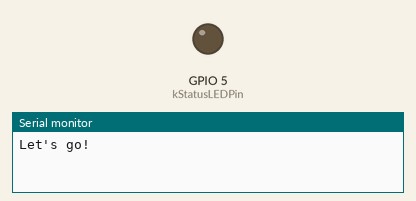
Simulated run of this sketch. Board: ESP8266 (NodeMCU). Shown: output pins drawn as LEDs (lit = HIGH), the last lines printed to the serial monitor. WiFi joins after 1.5 s; servers stay silent unless stated; a WiFi scan finds three made-up networks; storage starts empty. At 3.9 s the program puts the board to deep sleep or switches it off; the recording ends there.

Above: at 0.1 s.
At 2.2 s:
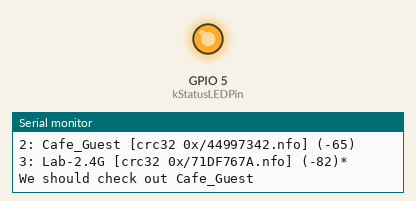
Timing chart, 0 to 3.9 s (numbered marks = the images above):
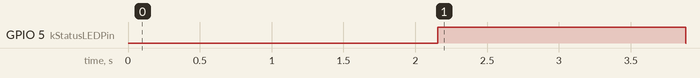

Measured:
- by itself, GPIO 5 (kStatusLEDPin): LOW → HIGH at 2.2 s, → LOW 1.7 s later

The sketch:

PortalPlucker.ino
```cpp
#include "ESP8266WiFi.h"
#include <SPI.h>
#include <SD.h>

#define DEBUG_ESP_HTTP_CLIENT
#define DEBUG_ESP_PORT  Serial

#include <ESP8266HTTPClient.h>

// On the ESP8266, connect the SD card this way...
// SD card -> ESP pin
// DI(MOSI) -> IO13
// DO(MISO) -> IO12
// SCLK -> IO14
// CS -> IO2 (this just needs to be a free IO pin)

SDClass gCard;
const int kSDChipSelectPin = 2;

// On the Sparkfun ESP8266 Thing there's an LED on pin 5
const int kStatusLEDPin = 5;

// Where the portal results will be stored
char* kResultsDir = "/portals";

// Simple error reporting by counts of short flashes
// with a bigger pause between them
void statusFlash(int aCount)
{
  for (int i = 0; i < aCount; i++)
  {
    digitalWrite(kStatusLEDPin, HIGH);
    delay(300);
    digitalWrite(kStatusLEDPin, LOW);
    delay(300);
  }
  delay(1000);
}

void setup() {
  Serial.begin(115200);
  Serial.println("Let's go!");

  pinMode(kStatusLEDPin, OUTPUT);

  // Set WiFi to station mode and disconnect from an AP if it was previously connected
  WiFi.mode(WIFI_STA);
  WiFi.disconnect();
  delay(100);

  Serial.print("\nSetting up SD card...");
  if (!gCard.begin(kSDChipSelectPin, SPI_HALF_SPEED))
  {
    Serial.println("Failed");
    // Failed.  Not worth going any further
    while (1)
    {
      statusFlash(1);
    }
  }

#if 0 // Fails to create the folder, let's not bother with it...
  // Check for the results directory
  if (!gCard.exists(kResultsDir)) {
    Serial.print(kResultsDir);
    Serial.println(" not found.  Creating.");
    if (!gCard.mkdir(kResultsDir))
    {
      Serial.println("Failed.");
//      while (1)
      {
        statusFlash(2);
      }
    }
  }
#endif

  Serial.println("Setup done");
}

bool recordedYet(const char* anSSID)
{
  return gCard.exists(anSSID);
}

const size_t kHeadersOfInterestCount = 4;
const char* kHeadersOfInterest[kHeadersOfInterestCount] = {
  "Location",
  "P3P",
  "Cache-Control",
  "Server"
};

void loop() {
  Serial.println("scan start");

  // WiFi.scanNetworks will return the number of networks found
  int n = WiFi.scanNetworks();
  Serial.println("scan done");
  if (n == 0)
    Serial.println("no networks found");
  else
  {
    int chosenNetwork = -1;
    int strongestSignal = -1000;
    uint32_t SSIDcrc32; // So we can fit arbitrary SSID names
                        // into 8.3 filenames
    char filename[14]; // space for 8.3 plus \0
    Serial.print(n);
    Serial.println(" networks found");
    for (int i = 0; i < n; ++i)
    {
      // Print SSID and RSSI for each network found
      Serial.print(i + 1);
      Serial.print(": ");
      Serial.print(WiFi.SSID(i));
      SSIDcrc32 = crc32(WiFi.SSID(i).c_str(), WiFi.SSID(i).length());
      sprintf(filename, "/%02X.nfo", SSIDcrc32);
Serial.print(" [crc32 0x");
Serial.print(filename);
Serial.print("]");
      Serial.print(" (");
      Serial.print(WiFi.RSSI(i));
      Serial.print(")");
      Serial.println((WiFi.encryptionType(i) == ENC_TYPE_NONE)?" ":"*");
      if ((WiFi.encryptionType(i) == ENC_TYPE_NONE) && !recordedYet(filename))
      {
        // This is a candidate to connect to...
        if (WiFi.RSSI(i) > strongestSignal)
        {
          // It's the strongest signal so far...
          strongestSignal = WiFi.RSSI(i);
          chosenNetwork = i;
        }
      }
      delay(10);
    }
    if (chosenNetwork > -1)
    {
      Serial.print("We should check out ");
      Serial.print(WiFi.SSID(chosenNetwork));
      WiFi.begin(WiFi.SSID(chosenNetwork).c_str());

      digitalWrite(kStatusLEDPin, HIGH);
      unsigned long start = millis();
      while ((millis()-start < 5000UL) && (WiFi.status() != WL_CONNECTED))
      {
        delay(500);
        Serial.print(".");
      }
      if (millis()-start < 5000UL)
      {
        // We've connected
        Serial.println("Connected to WiFi");
        // Let's start logging details
        SSIDcrc32 = crc32(WiFi.SSID().c_str(), WiFi.SSID().length());
        sprintf(filename, "/%02X.log", SSIDcrc32);
        // Open the file
        File logFile = gCard.open(filename, FILE_WRITE);

        if (logFile)
        {
          // Start by trying to get to the Internet proper
          String url = "http://detectportal.firefox.com/success.txt";
          HTTPClient http;

          int httpCode = 1;

          // Loop while we're getting continues or redirects from
          // the server
          // FIXME Should probably limit how many redirects we do too
          while ( ((httpCode > 0) && (httpCode < 200))
            || ((httpCode > 299) && (httpCode < 400)) )
          {
            Serial.print("Connecting to ");
            Serial.println(url);
            logFile.print("Connecting to ");
            logFile.println(url);
            if (url.indexOf("https") == -1)
            {
              // Plain HTTP
              http.begin(url);
            }
            else
            {
// Dummy https fingerprint, coupled
              http.begin(url, "*");
            }
            http.collectHeaders(kHeadersOfInterest, kHeadersOfInterestCount);
            // start connection and send HTTP header
            httpCode = http.GET();
            Serial.printf("[HTTP] GET... code: %d\n", httpCode);
            logFile.printf("[HTTP] GET... code: %d\n", httpCode);
            if(httpCode) {
              // HTTP header has been send and Server response header has been handled
              // Dump the headers
              Serial.print("Headers:");
              Serial.println(http.headers());
              logFile.print("Headers:");
              logFile.println(http.headers());
              for (int i =0; i < http.headers(); i++)
              {
                Serial.println(http.header(i));
                logFile.println(http.header(i));
              }
              while (http.connected())
              {
                WiFiClient* client = http.getStreamPtr();
                if (client->available())
                {
                  char c = client->read();
                  Serial.print(c);
                  logFile.print(c);
                  delay(1);
                }
              }
              Serial.println();
              logFile.println();

              if ((httpCode >= 300) && (httpCode < 400))
              {
                // It's a redirect
                // Location header will be something like...
                // https://portal.moovmanage.com/setup/28002/2?res=notyet&uamip=10.0.0.1&uamport=3990&challenge=0a19759645a230339353930b2856da3d&called=04-F0-21-11-0A-FB&mac=5C-CF-7F-8A-F8-D8&ip=10.0.0.103&nasid=28002&sessionid=5a7109c300000004&ssl=https%3a%2f%2f1.0.0.1%3a4990%2f&userurl=http%3a%2f%2fdetectportal.firefox.com%2fsuccess.txt&md=782E10B091AAEE6A19AB28ADB4F899F6
                // ...or...
                // https://www.btopenzone.com:8443/home?CPURL=http%3A%2F%2Fhome.bt.com
                // ...or...
                // https://virgin.passengerwifi.com/index.php?OriginalURL=http%3A%2F%2Fdetectportal.firefox.com%2Fsuccess.txt
                // ...or...
                // https://www.bitbuzz.net/cp/?redirect=http%253A%252F%252Fdetectportal%252Efirefox%252Ecom%252Fsuccess%252Etxt&timeout=604800&gateway=62%2e253%2e196%2e26%3a5280&mac=5c%3acf%3a7f%3a8a%3af8%3ad8&token=%241%2413516515%24d1TIySGj4bsQDpSQ8saao%2f
                Serial.print("Redirecting to ");
                Serial.println(http.header("Location"));
                logFile.print("Redirecting to ");
                logFile.println(http.header("Location"));

                url = http.header("Location");
              }
            }
          }
          logFile.close();
        }
        else
        {
          Serial.print("Failed to open file ");
          Serial.println(filename);
        }

        // Record some stats too
        sprintf(filename, "/%02X.nfo", SSIDcrc32);
        File infoFile = gCard.open(filename, FILE_WRITE);
        if (infoFile)
        {
          infoFile.print("Our IP: ");
          infoFile.println(WiFi.localIP());
          infoFile.print("Gateway IP: ");
          infoFile.println(WiFi.gatewayIP());
          infoFile.print("DNS IP: ");
          infoFile.println(WiFi.dnsIP());
          infoFile.print("BSSID: ");
          infoFile.println(WiFi.BSSIDstr());
          infoFile.print("SSID: ");
          infoFile.println(WiFi.SSID());
          infoFile.print("RSSI: ");
          infoFile.println(WiFi.RSSI());
          infoFile.close();
        }
        else
        {
          Serial.print("Failed to open file ");
          Serial.println(filename);
        }
        Serial.print("Our IP: ");
        Serial.println(WiFi.localIP());
        Serial.print("Gateway IP: ");
        Serial.println(WiFi.gatewayIP());
        Serial.print("DNS IP: ");
        Serial.println(WiFi.dnsIP());
        Serial.print("BSSID: ");
        Serial.println(WiFi.BSSIDstr());
        Serial.print("SSID: ");
        Serial.println(WiFi.SSID());
        Serial.print("RSSI: ");
        Serial.println(WiFi.RSSI());
      }
      else
      {
        Serial.println("Timed out");
      }
      WiFi.disconnect();
      digitalWrite(kStatusLEDPin, LOW);
    }
    else
    {
      Serial.println("No useful networks to look into");
    }
  }
  Serial.println("");

  // Wait a bit before scanning again
  //delay(5000);
// FIXME Only try a number of loops, then drop to deep sleep with
   Serial.println("Sleeping...");
   ESP.deepSleep(2*60*1000*1000UL); // sleep for 2 mins
   // NB: Need to hook GPIO16(DTR on the Sparkfun Thing) to
   // RST too for this to work
}
```

crc32.ino
```cpp
// Simple CRC32 implementation
// Taken from https://web.archive.org/web/20080303102530/http://c.snippets.org/snip_lister.php?fname=crc_32.c

#define UPDC32(octet,crc) (crc_32_tab[((crc)\
     ^ ((uint8_t)octet)) & 0xff] ^ ((crc) >> 8))

static uint32_t crc_32_tab[] = { /* CRC polynomial 0xedb88320 */
0x00000000, 0x77073096, 0xee0e612c, 0x990951ba, 0x076dc419, 0x706af48f,
0xe963a535, 0x9e6495a3, 0x0edb8832, 0x79dcb8a4, 0xe0d5e91e, 0x97d2d988,
0x09b64c2b, 0x7eb17cbd, 0xe7b82d07, 0x90bf1d91, 0x1db71064, 0x6ab020f2,
0xf3b97148, 0x84be41de, 0x1adad47d, 0x6ddde4eb, 0xf4d4b551, 0x83d385c7,
0x136c9856, 0x646ba8c0, 0xfd62f97a, 0x8a65c9ec, 0x14015c4f, 0x63066cd9,
0xfa0f3d63, 0x8d080df5, 0x3b6e20c8, 0x4c69105e, 0xd56041e4, 0xa2677172,
0x3c03e4d1, 0x4b04d447, 0xd20d85fd, 0xa50ab56b, 0x35b5a8fa, 0x42b2986c,
0xdbbbc9d6, 0xacbcf940, 0x32d86ce3, 0x45df5c75, 0xdcd60dcf, 0xabd13d59,
0x26d930ac, 0x51de003a, 0xc8d75180, 0xbfd06116, 0x21b4f4b5, 0x56b3c423,
0xcfba9599, 0xb8bda50f, 0x2802b89e, 0x5f058808, 0xc60cd9b2, 0xb10be924,
0x2f6f7c87, 0x58684c11, 0xc1611dab, 0xb6662d3d, 0x76dc4190, 0x01db7106,
0x98d220bc, 0xefd5102a, 0x71b18589, 0x06b6b51f, 0x9fbfe4a5, 0xe8b8d433,
0x7807c9a2, 0x0f00f934, 0x9609a88e, 0xe10e9818, 0x7f6a0dbb, 0x086d3d2d,
0x91646c97, 0xe6635c01, 0x6b6b51f4, 0x1c6c6162, 0x856530d8, 0xf262004e,
0x6c0695ed, 0x1b01a57b, 0x8208f4c1, 0xf50fc457, 0x65b0d9c6, 0x12b7e950,
0x8bbeb8ea, 0xfcb9887c, 0x62dd1ddf, 0x15da2d49, 0x8cd37cf3, 0xfbd44c65,
0x4db26158, 0x3ab551ce, 0xa3bc0074, 0xd4bb30e2, 0x4adfa541, 0x3dd895d7,
0xa4d1c46d, 0xd3d6f4fb, 0x4369e96a, 0x346ed9fc, 0xad678846, 0xda60b8d0,
0x44042d73, 0x33031de5, 0xaa0a4c5f, 0xdd0d7cc9, 0x5005713c, 0x270241aa,
0xbe0b1010, 0xc90c2086, 0x5768b525, 0x206f85b3, 0xb966d409, 0xce61e49f,
0x5edef90e, 0x29d9c998, 0xb0d09822, 0xc7d7a8b4, 0x59b33d17, 0x2eb40d81,
0xb7bd5c3b, 0xc0ba6cad, 0xedb88320, 0x9abfb3b6, 0x03b6e20c, 0x74b1d29a,
0xead54739, 0x9dd277af, 0x04db2615, 0x73dc1683, 0xe3630b12, 0x94643b84,
0x0d6d6a3e, 0x7a6a5aa8, 0xe40ecf0b, 0x9309ff9d, 0x0a00ae27, 0x7d079eb1,
0xf00f9344, 0x8708a3d2, 0x1e01f268, 0x6906c2fe, 0xf762575d, 0x806567cb,
0x196c3671, 0x6e6b06e7, 0xfed41b76, 0x89d32be0, 0x10da7a5a, 0x67dd4acc,
0xf9b9df6f, 0x8ebeeff9, 0x17b7be43, 0x60b08ed5, 0xd6d6a3e8, 0xa1d1937e,
0x38d8c2c4, 0x4fdff252, 0xd1bb67f1, 0xa6bc5767, 0x3fb506dd, 0x48b2364b,
0xd80d2bda, 0xaf0a1b4c, 0x36034af6, 0x41047a60, 0xdf60efc3, 0xa867df55,
0x316e8eef, 0x4669be79, 0xcb61b38c, 0xbc66831a, 0x256fd2a0, 0x5268e236,
0xcc0c7795, 0xbb0b4703, 0x220216b9, 0x5505262f, 0xc5ba3bbe, 0xb2bd0b28,
0x2bb45a92, 0x5cb36a04, 0xc2d7ffa7, 0xb5d0cf31, 0x2cd99e8b, 0x5bdeae1d,
0x9b64c2b0, 0xec63f226, 0x756aa39c, 0x026d930a, 0x9c0906a9, 0xeb0e363f,
0x72076785, 0x05005713, 0x95bf4a82, 0xe2b87a14, 0x7bb12bae, 0x0cb61b38,
0x92d28e9b, 0xe5d5be0d, 0x7cdcefb7, 0x0bdbdf21, 0x86d3d2d4, 0xf1d4e242,
0x68ddb3f8, 0x1fda836e, 0x81be16cd, 0xf6b9265b, 0x6fb077e1, 0x18b74777,
0x88085ae6, 0xff0f6a70, 0x66063bca, 0x11010b5c, 0x8f659eff, 0xf862ae69,
0x616bffd3, 0x166ccf45, 0xa00ae278, 0xd70dd2ee, 0x4e048354, 0x3903b3c2,
0xa7672661, 0xd06016f7, 0x4969474d, 0x3e6e77db, 0xaed16a4a, 0xd9d65adc,
0x40df0b66, 0x37d83bf0, 0xa9bcae53, 0xdebb9ec5, 0x47b2cf7f, 0x30b5ffe9,
0xbdbdf21c, 0xcabac28a, 0x53b39330, 0x24b4a3a6, 0xbad03605, 0xcdd70693,
0x54de5729, 0x23d967bf, 0xb3667a2e, 0xc4614ab8, 0x5d681b02, 0x2a6f2b94,
0xb40bbe37, 0xc30c8ea1, 0x5a05df1b, 0x2d02ef8d
};

uint32_t crc32(const char* aBuf, size_t aLen)
{
  uint32_t oldcrc32;

  oldcrc32 = 0xFFFFFFFF;

  for ( ; aLen; --aLen, ++aBuf)
  {
    oldcrc32 = UPDC32(*aBuf, oldcrc32);
  }

  return ~oldcrc32;
}
```
